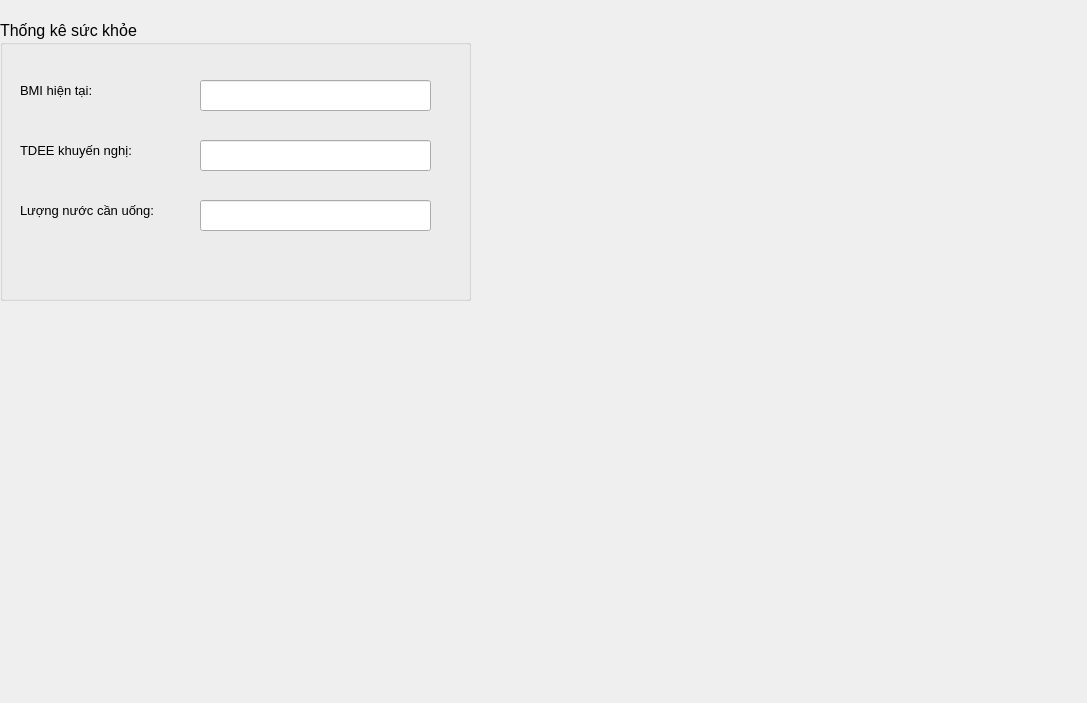
<?xml version="1.0" encoding="UTF-8"?>
<ui version="4.0">
 <class>Dialog</class>
 <widget class="QDialog" name="Dialog">
  <property name="geometry">
   <rect>
    <x>0</x>
    <y>0</y>
    <width>1087</width>
    <height>703</height>
   </rect>
  </property>
  <property name="windowTitle">
   <string>Dialog</string>
  </property>
  <widget class="QGroupBox" name="groupBox">
   <property name="geometry">
    <rect>
     <x>0</x>
     <y>20</y>
     <width>471</width>
     <height>281</height>
    </rect>
   </property>
   <property name="font">
    <font>
     <pointsize>12</pointsize>
    </font>
   </property>
   <property name="title">
    <string>Thống kê sức khỏe </string>
   </property>
   <widget class="QLabel" name="label_13">
    <property name="geometry">
     <rect>
      <x>20</x>
      <y>50</y>
      <width>121</width>
      <height>41</height>
     </rect>
    </property>
    <property name="font">
     <font>
      <pointsize>10</pointsize>
     </font>
    </property>
    <property name="text">
     <string>BMI hiện tại: </string>
    </property>
   </widget>
   <widget class="QLabel" name="label_15">
    <property name="geometry">
     <rect>
      <x>20</x>
      <y>110</y>
      <width>161</width>
      <height>41</height>
     </rect>
    </property>
    <property name="font">
     <font>
      <pointsize>10</pointsize>
     </font>
    </property>
    <property name="text">
     <string>TDEE khuyến nghị:</string>
    </property>
   </widget>
   <widget class="QLabel" name="label_16">
    <property name="geometry">
     <rect>
      <x>20</x>
      <y>170</y>
      <width>181</width>
      <height>41</height>
     </rect>
    </property>
    <property name="font">
     <font>
      <pointsize>10</pointsize>
     </font>
    </property>
    <property name="text">
     <string>Lượng nước cần uống:</string>
    </property>
   </widget>
   <widget class="QLineEdit" name="lineEdit_BMI">
    <property name="geometry">
     <rect>
      <x>200</x>
      <y>60</y>
      <width>231</width>
      <height>31</height>
     </rect>
    </property>
    <property name="sizePolicy">
     <sizepolicy hsizetype="Expanding" vsizetype="Fixed">
      <horstretch>0</horstretch>
      <verstretch>0</verstretch>
     </sizepolicy>
    </property>
    <property name="font">
     <font>
      <pointsize>10</pointsize>
     </font>
    </property>
    <property name="readOnly">
     <bool>true</bool>
    </property>
   </widget>
   <widget class="QLineEdit" name="lineEdit_TDEE">
    <property name="geometry">
     <rect>
      <x>200</x>
      <y>120</y>
      <width>231</width>
      <height>31</height>
     </rect>
    </property>
    <property name="font">
     <font>
      <pointsize>10</pointsize>
     </font>
    </property>
    <property name="readOnly">
     <bool>true</bool>
    </property>
   </widget>
   <widget class="QLineEdit" name="lineEdit_Luongnuoc">
    <property name="geometry">
     <rect>
      <x>200</x>
      <y>180</y>
      <width>231</width>
      <height>31</height>
     </rect>
    </property>
    <property name="font">
     <font>
      <pointsize>10</pointsize>
     </font>
    </property>
    <property name="readOnly">
     <bool>true</bool>
    </property>
   </widget>
  </widget>
  <widget class="QWidget" name="chart_widget_cannang" native="true">
   <property name="geometry">
    <rect>
     <x>500</x>
     <y>30</y>
     <width>551</width>
     <height>311</height>
    </rect>
   </property>
  </widget>
  <widget class="QWidget" name="chart_widget_calo" native="true">
   <property name="geometry">
    <rect>
     <x>10</x>
     <y>350</y>
     <width>581</width>
     <height>301</height>
    </rect>
   </property>
  </widget>
 </widget>
 <resources/>
 <connections/>
</ui>
